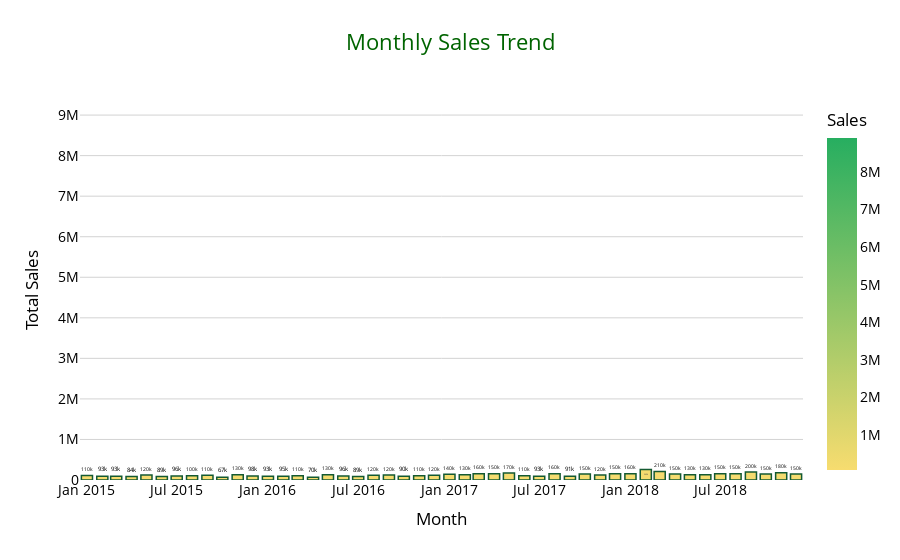

Notebook cell for this chart:
### Code cell
import pandas as pd
import plotly.express as px

# Ensure 'Order Date' is datetime
df['Order Date'] = pd.to_datetime(df['Order Date'])

# Extract Year-Month and group by month
df['Month'] = df['Order Date'].dt.to_period('M').astype(str)
monthly_sales = df.groupby('Month')['Sales'].sum().reset_index()

# Create bar chart
fig = px.bar(
    monthly_sales,
    x='Month',
    y='Sales',
    title="Monthly Sales Trend",
    text_auto='.2s',  # Shows values on top of bars in compact format
    color='Sales',
    color_continuous_scale=['#F7DC6F', '#27AE60']  # Yellow to Green gradient
)

# Customize layout
fig.update_traces(
    hovertemplate="<b>Month:</b> %{x}<br><b>Total Sales:</b> %{y:,.2f}<extra></extra>",
    marker_line=dict(color='#145A32', width=1.5)
)

fig.update_layout(
    plot_bgcolor='white',
    paper_bgcolor='white',
    xaxis=dict(
        title="Month",
        showgrid=False
    ),
    yaxis=dict(
        title="Total Sales",
        showgrid=True,
        gridcolor='lightgray'
    ),
    font=dict(size=14, color='black'),
    title=dict(x=0.5, font=dict(size=22, color='darkgreen'))
)

fig.show()

### Figure 1 — Plotly figure (JSON) as saved in the notebook; plotly's stock layout.template omitted (floating-point values rounded to 4 significant figures)
{"data": [{"alignmentgroup": "True", "hovertemplate": "<b>Month:</b> %{x}<br><b>Total Sales:</b> %{y:,.2f}<extra></extra>", "legendgroup": "", "marker": {"color": [111247, 93173, 92674, 83513, 120976, 89021, 96434, 104794, 114152, 66612, 130290, 97769, 93219, 95220, 107069, 70433, 132475, 95887, 88514, 119474, 123145, 90374, 105337, 115823, 139454, 126784, 156997, 152100, 170127, 107330, 92902, 156139, 90763, 145302, 121708, 151663, 156222, 255896, 207677, 145295, 131523, 129101, 152597, 154785, 198806, 147208, 176456, 149040, 8903482], "coloraxis": "coloraxis", "line": {"color": "#145A32", "width": 1.5}, "pattern": {"shape": ""}}, "name": "", "offsetgroup": "", "orientation": "v", "showlegend": false, "textposition": "auto", "texttemplate": "%{y:.2s}", "type": "bar", "x": ["2015-01", "2015-02", "2015-03", "2015-04", "2015-05", "2015-06", "2015-07", "2015-08", "2015-09", "2015-10", "2015-11", "2015-12", "2016-01", "2016-02", "2016-03", "2016-04", "2016-05", "2016-06", "2016-07", "2016-08", "2016-09", "2016-10", "2016-11", "2016-12", "2017-01", "2017-02", "2017-03", "2017-04", "2017-05", "2017-06", "2017-07", "2017-08", "2017-09", "2017-10", "2017-11", "2017-12", "2018-01", "2018-02", "2018-03", "2018-04", "2018-05", "2018-06", "2018-07", "2018-08", "2018-09", "2018-10", "2018-11", "2018-12", "NaT"], "xaxis": "x", "y": [111247, 93173, 92674, 83513, 120976, 89021, 96434, 104794, 114152, 66612, 130290, 97769, 93219, 95220, 107069, 70433, 132475, 95887, 88514, 119474, 123145, 90374, 105337, 115823, 139454, 126784, 156997, 152100, 170127, 107330, 92902, 156139, 90763, 145302, 121708, 151663, 156222, 255896, 207677, 145295, 131523, 129101, 152597, 154785, 198806, 147208, 176456, 149040, 8903482], "yaxis": "y"}], "layout": {"barmode": "relative", "coloraxis": {"colorbar": {"title": {"text": "Sales"}}, "colorscale": [[0, "#F7DC6F"], [1, "#27AE60"]]}, "font": {"color": "black", "size": 14}, "legend": {"tracegroupgap": 0}, "paper_bgcolor": "white", "plot_bgcolor": "white", "title": {"font": {"color": "darkgreen", "size": 22}, "text": "Monthly Sales Trend", "x": 0.5}, "xaxis": {"anchor": "y", "domain": [0, 1], "showgrid": false, "title": {"text": "Month"}}, "yaxis": {"anchor": "x", "domain": [0, 1], "gridcolor": "lightgray", "showgrid": true, "title": {"text": "Total Sales"}}}}
